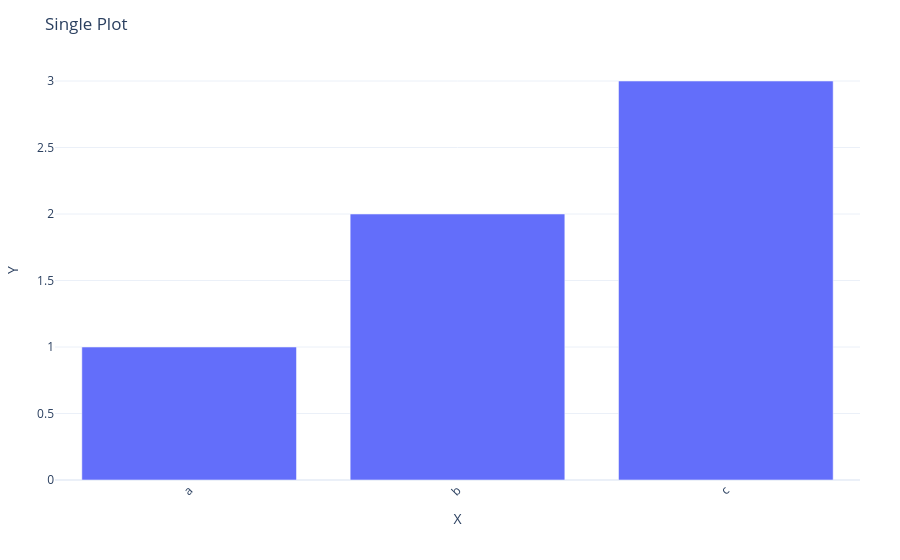

Write notebook code for a chart like this one.
### Markdown cell above
Now, let's take a look at our plotting functions. We can use the `create_single_plot` function to create a single plot or use `create_multiple_plots` with a list of dictionaries to create a raster of plots.

### Code cell
from course.plots import create_single_plot

create_single_plot(
    data_dict={"a": 1, "b": 2, "c": 3}, x_label="X", y_label="Y", title="Single Plot"
)

### Figure 1 — Plotly figure (JSON) as saved in the notebook; plotly's stock layout.template omitted (floating-point values rounded to 4 significant figures)
{"data": [{"type": "bar", "x": ["a", "b", "c"], "y": [1, 2, 3]}], "layout": {"margin": {"b": 80, "l": 40, "r": 40, "t": 60}, "title": {"text": "Single Plot"}, "xaxis": {"tickangle": -45, "title": {"text": "X"}}, "yaxis": {"title": {"text": "Y"}}}}
